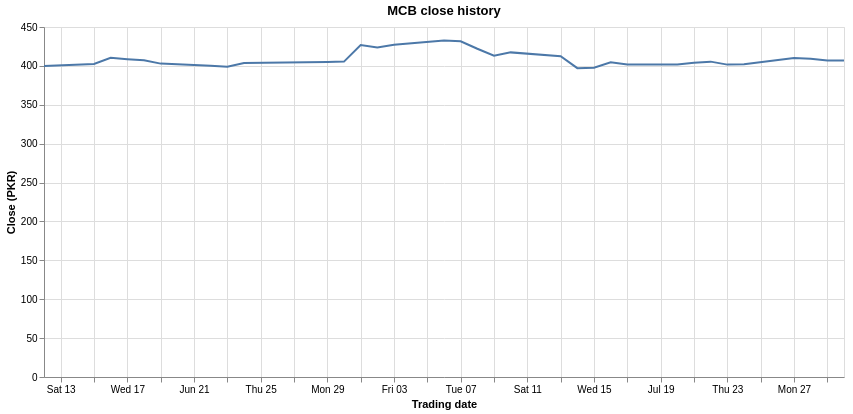

The notebook cell saved with this chart:
### Code cell
selected_symbol = "MCB" if "MCB" in set(market["symbol"]) else str(market["symbol"].iloc[0])
selected = market.loc[market["symbol"] == selected_symbol].sort_values("date")
alt.Chart(selected).mark_line().encode(
    x=alt.X("date:T", title="Trading date"),
    y=alt.Y("close:Q", title="Close (PKR)"),
    tooltip=["symbol:N", "date:T", "close:Q"],
).properties(title=f"{selected_symbol} close history", width=800, height=350)

### Figure 1 — Vega-Lite specification as saved in the notebook (floating-point values rounded to 4 significant figures)
{"config": {"view": {"continuousWidth": 300, "continuousHeight": 300}}, "data": {"name": "data-68cca6f3cdafae9a15dfd16bebd30252"}, "mark": {"type": "line"}, "encoding": {"tooltip": [{"field": "symbol", "type": "nominal"}, {"field": "date", "type": "temporal"}, {"field": "close", "type": "quantitative"}], "x": {"field": "date", "title": "Trading date", "type": "temporal"}, "y": {"field": "close", "title": "Close (PKR)", "type": "quantitative"}}, "height": 350, "title": "MCB close history", "width": 800, "$schema": "https://vega.github.io/schema/vega-lite/v6.4.1.json", "datasets": {"data-68cca6f3cdafae9a15dfd16bebd30252": [{"symbol": "MCB", "date": "2026-06-12T00:00:00", "ldcp": 398.8, "open": 400.7, "high": 401.4, "low": 398.5, "close": 399.9, "change": 1.16, "change_percent": 0.2909, "volume": 373407}, {"symbol": "MCB", "date": "2026-06-15T00:00:00", "ldcp": 399.9, "open": 407.0, "high": 407.0, "low": 399.9, "close": 402.4, "change": 2.46, "change_percent": 0.6151, "volume": 333132}, {"symbol": "MCB", "date": "2026-06-16T00:00:00", "ldcp": 402.4, "open": 403.9, "high": 412.0, "low": 403.0, "close": 410.5, "change": 8.07, "change_percent": 2.005, "volume": 745156}, {"symbol": "MCB", "date": "2026-06-17T00:00:00", "ldcp": 410.5, "open": 410.5, "high": 412.8, "low": 407.0, "close": 408.6, "change": -1.88, "change_percent": -0.458, "volume": 330198}, {"symbol": "MCB", "date": "2026-06-18T00:00:00", "ldcp": 408.6, "open": 408.9, "high": 410.9, "low": 406.9, "close": 407.1, "change": -1.49, "change_percent": -0.3647, "volume": 263994}, {"symbol": "MCB", "date": "2026-06-19T00:00:00", "ldcp": 407.1, "open": 409.0, "high": 409.0, "low": 398.0, "close": 402.9, "change": -4.18, "change_percent": -1.027, "volume": 217893}, {"symbol": "MCB", "date": "2026-06-22T00:00:00", "ldcp": 402.9, "open": 404.0, "high": 406.0, "low": 398.0, "close": 400.1, "change": -2.83, "change_percent": -0.7024, "volume": 403253}, {"symbol": "MCB", "date": "2026-06-23T00:00:00", "ldcp": 400.1, "open": 401.9, "high": 403.3, "low": 396.0, "close": 398.8, "change": -1.27, "change_percent": -0.3174, "volume": 623624}, {"symbol": "MCB", "date": "2026-06-24T00:00:00", "ldcp": 398.8, "open": 401.0, "high": 406.0, "low": 396.5, "close": 403.8, "change": 4.92, "change_percent": 1.234, "volume": 682750}, {"symbol": "MCB", "date": "2026-06-29T00:00:00", "ldcp": 403.8, "open": 403.8, "high": 408.0, "low": 402.5, "close": 405.0, "change": 1.26, "change_percent": 0.3121, "volume": 794472}, {"symbol": "MCB", "date": "2026-06-30T00:00:00", "ldcp": 405.0, "open": 405.0, "high": 409.0, "low": 404.1, "close": 405.5, "change": 0.5, "change_percent": 0.1235, "volume": 374981}, {"symbol": "MCB", "date": "2026-07-01T00:00:00", "ldcp": 405.5, "open": 406.7, "high": 429.5, "low": 405.0, "close": 426.8, "change": 21.33, "change_percent": 5.26, "volume": 1857558}, {"symbol": "MCB", "date": "2026-07-02T00:00:00", "ldcp": 426.8, "open": 428.0, "high": 434.0, "low": 419.0, "close": 423.8, "change": -3.09, "change_percent": -0.7239, "volume": 2254969}, {"symbol": "MCB", "date": "2026-07-03T00:00:00", "ldcp": 423.8, "open": 426.0, "high": 427.7, "low": 420.5, "close": 427.1, "change": 3.36, "change_percent": 0.7929, "volume": 399609}, {"symbol": "MCB", "date": "2026-07-06T00:00:00", "ldcp": 427.1, "open": 427.1, "high": 434.0, "low": 427.1, "close": 432.6, "change": 5.48, "change_percent": 1.283, "volume": 661569}, {"symbol": "MCB", "date": "2026-07-07T00:00:00", "ldcp": 432.6, "open": 433.9, "high": 435.0, "low": 426.1, "close": 431.7, "change": -0.93, "change_percent": -0.215, "volume": 553953}, {"symbol": "MCB", "date": "2026-07-08T00:00:00", "ldcp": 431.7, "open": 415.0, "high": 427.0, "low": 415.0, "close": 422.0, "change": -9.66, "change_percent": -2.238, "volume": 495330}, {"symbol": "MCB", "date": "2026-07-09T00:00:00", "ldcp": 422.0, "open": 420.0, "high": 421.0, "low": 410.5, "close": 413.1, "change": -8.89, "change_percent": -2.107, "volume": 564764}, {"symbol": "MCB", "date": "2026-07-10T00:00:00", "ldcp": 413.1, "open": 416.0, "high": 420.0, "low": 414.0, "close": 417.4, "change": 4.26, "change_percent": 1.031, "volume": 228112}, {"symbol": "MCB", "date": "2026-07-13T00:00:00", "ldcp": 417.4, "open": 408.0, "high": 417.0, "low": 408.0, "close": 412.5, "change": -4.86, "change_percent": -1.164, "volume": 89651}, {"symbol": "MCB", "date": "2026-07-14T00:00:00", "ldcp": 412.5, "open": 409.0, "high": 409.9, "low": 396.3, "close": 397.1, "change": -15.4, "change_percent": -3.733, "volume": 498510}, {"symbol": "MCB", "date": "2026-07-15T00:00:00", "ldcp": 397.1, "open": 399.0, "high": 407.0, "low": 393.8, "close": 397.7, "change": 0.57, "change_percent": 0.1435, "volume": 488651}, {"symbol": "MCB", "date": "2026-07-16T00:00:00", "ldcp": 397.7, "open": 399.9, "high": 406.7, "low": 399.5, "close": 404.6, "change": 6.87, "change_percent": 1.728, "volume": 399312}, {"symbol": "MCB", "date": "2026-07-17T00:00:00", "ldcp": 404.6, "open": 407.0, "high": 407.0, "low": 397.8, "close": 401.7, "change": -2.85, "change_percent": -0.7045, "volume": 512547}, {"symbol": "MCB", "date": "2026-07-20T00:00:00", "ldcp": 401.7, "open": 397.5, "high": 405.5, "low": 394.0, "close": 401.7, "change": 0.02, "change_percent": 0.004979, "volume": 293091}, {"symbol": "MCB", "date": "2026-07-21T00:00:00", "ldcp": 401.7, "open": 405.3, "high": 406.1, "low": 400.0, "close": 404.0, "change": 2.32, "change_percent": 0.5775, "volume": 419900}, {"symbol": "MCB", "date": "2026-07-22T00:00:00", "ldcp": 404.0, "open": 405.0, "high": 410.0, "low": 402.0, "close": 405.5, "change": 1.43, "change_percent": 0.3539, "volume": 214892}, {"symbol": "MCB", "date": "2026-07-23T00:00:00", "ldcp": 405.5, "open": 405.1, "high": 409.0, "low": 400.0, "close": 401.6, "change": -3.84, "change_percent": -0.947, "volume": 238478}, {"symbol": "MCB", "date": "2026-07-24T00:00:00", "ldcp": 401.6, "open": 401.0, "high": 405.0, "low": 397.0, "close": 402.0, "change": 0.39, "change_percent": 0.0971, "volume": 295127}, {"symbol": "MCB", "date": "2026-07-27T00:00:00", "ldcp": 402.0, "open": 406.0, "high": 411.9, "low": 405.0, "close": 410.2, "change": 8.19, "change_percent": 2.037, "volume": 128049}, {"symbol": "MCB", "date": "2026-07-28T00:00:00", "ldcp": 410.2, "open": 412.3, "high": 413.0, "low": 407.5, "close": 409.1, "change": -1.06, "change_percent": -0.2584, "volume": 299409}, {"symbol": "MCB", "date": "2026-07-29T00:00:00", "ldcp": 409.1, "open": 408.9, "high": 408.9, "low": 405.0, "close": 406.9, "change": -2.27, "change_percent": -0.5548, "volume": 28378}, {"symbol": "MCB", "date": "2026-07-30T00:00:00", "ldcp": 406.9, "open": 402.0, "high": 410.0, "low": 402.0, "close": 407.0, "change": 0.11, "change_percent": 0.02703, "volume": 90673}]}}
